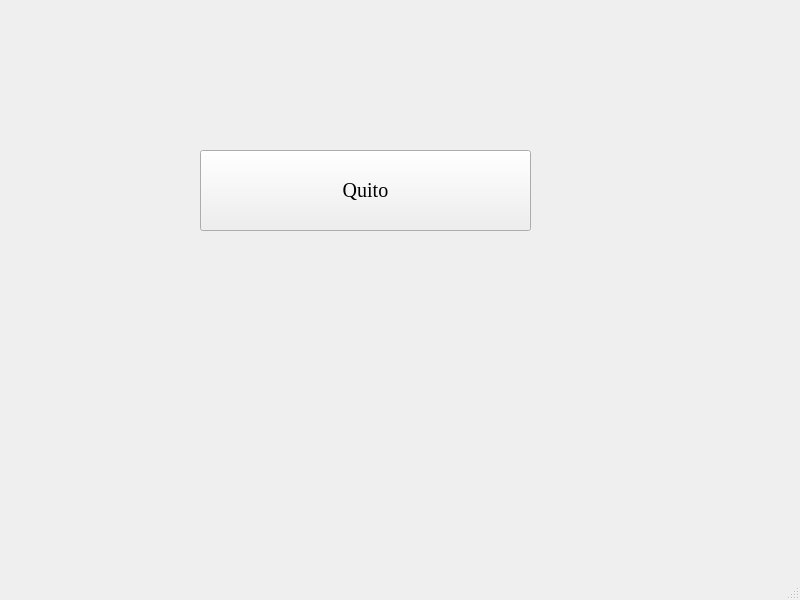
<?xml version="1.0" encoding="UTF-8"?>
<ui version="4.0">
 <class>MainWindow</class>
 <widget class="QMainWindow" name="MainWindow">
  <property name="geometry">
   <rect>
    <x>0</x>
    <y>0</y>
    <width>800</width>
    <height>600</height>
   </rect>
  </property>
  <property name="windowTitle">
   <string>MainWindow</string>
  </property>
  <widget class="QWidget" name="centralwidget">
   <widget class="QPushButton" name="pushButton">
    <property name="geometry">
     <rect>
      <x>200</x>
      <y>150</y>
      <width>331</width>
      <height>81</height>
     </rect>
    </property>
    <property name="font">
     <font>
      <family>Times New Roman</family>
      <pointsize>15</pointsize>
     </font>
    </property>
    <property name="text">
     <string>Quito</string>
    </property>
   </widget>
  </widget>
  <widget class="QMenuBar" name="menubar">
   <property name="geometry">
    <rect>
     <x>0</x>
     <y>0</y>
     <width>800</width>
     <height>21</height>
    </rect>
   </property>
  </widget>
  <widget class="QStatusBar" name="statusbar"/>
 </widget>
 <resources/>
 <connections/>
</ui>
